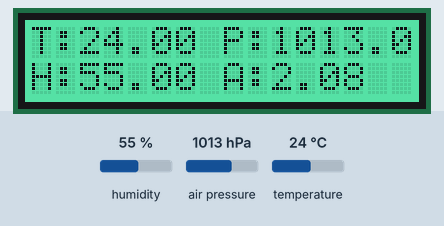
Recording of a sketch running on a simulated Arduino Uno, built with avr-gcc and run on an emulated ATmega328P. Parts: 16×2 character LCD. Inputs (shaded band) come from the test bench; at power-on: humidity 55 %, temperature 24 °C, air pressure 1013 hPa. What the sketch prints to the serial monitor is not drawn.

Above: at 1.2 s.
1.3 s: humidity set to 22 %
At 3.0 s:
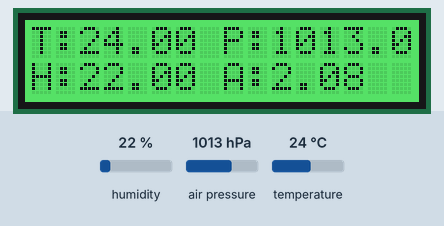
3.7 s: temperature set to 12 °C
At 4.8 s:
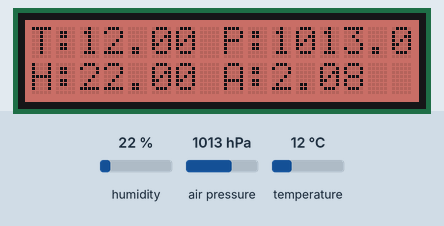
5.9 s: humidity set to 40 %
At 7.7 s:
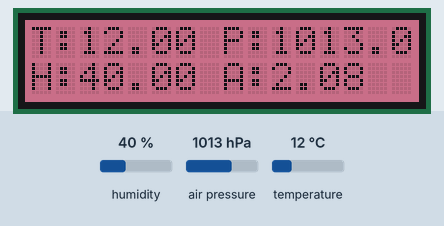
8.0 s: temperature set to 19 °C
At 9.8 s:
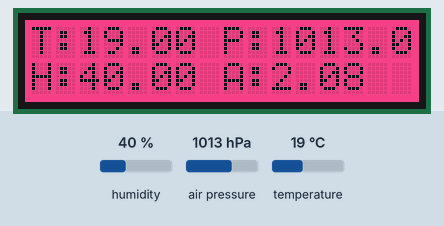
10.1 s: humidity set to 68 %
At 11.6 s:
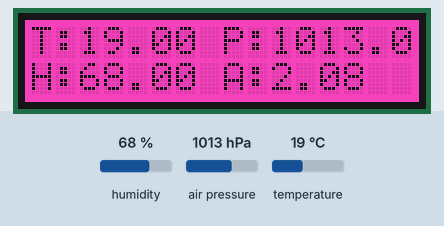
12.3 s: temperature set to 28 °C
At 13.5 s:
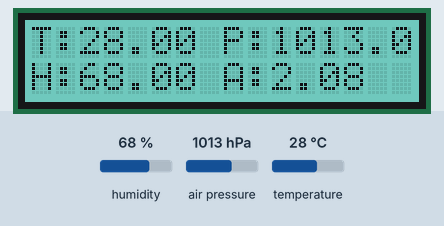
Timing chart, 0 to 15.3 s (numbered marks = the images above; inputs shaded):
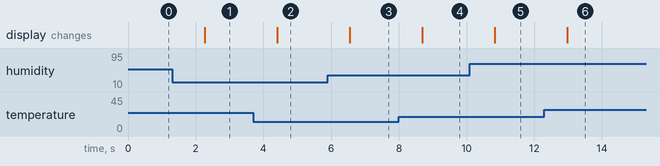

Measured:
- after the input at 1.3 s, the display: changes after 0.97 s (image 1)
- after the input at 3.7 s, the display: changes after 0.71 s (image 2)
- after the input at 5.9 s, the display: changes after 0.65 s (image 3)
- after the input at 8.0 s, the display: changes after 0.69 s (image 4)
- after the input at 10.1 s, the display: changes after 0.73 s (image 5)
- after the input at 12.3 s, the display: changes after 0.67 s (image 6)

The sketch:

bme.ino
```cpp
#include <Wire.h>
#include <Adafruit_Sensor.h>
#include <Adafruit_BME280.h>
#include "rgb_lcd.h"

#define SEALEVELPRESSURE_HPA (1013.25)

Adafruit_BME280 bme; // I2C
rgb_lcd lcd;

unsigned long delayTime;

void setup() {
    Serial.begin(9600);
    bme.begin();
    lcd.begin(16, 2);
    lcd.setRGB(255, 255, 255);
    delayTime = 1000;
}


void loop() {

    float t = bme.readTemperature();
    Serial.print("Temperature = ");
    Serial.print(t);
    Serial.println(" *C");

    float h = bme.readHumidity();
    Serial.print("Humidity = ");
    Serial.print(h);
    Serial.println(" %");

    float p = bme.readPressure() / 100.0F;
    Serial.print("Pressure = ");
    Serial.print(p);
    Serial.println(" hPa");

    float a = bme.readAltitude(SEALEVELPRESSURE_HPA);
    Serial.print("Approx. Altitude = ");
    Serial.print(a);
    Serial.println(" m");

    Serial.println();

    float f = 255*(t-20.0)/(50.0-20.0);

    lcd.setRGB(f, 255-f, h / 100.0 * 255.0);

    lcd.setCursor(0, 0);
    lcd.print("T:");
    lcd.setCursor(2, 0);
    lcd.print(t);

    lcd.setCursor(8, 0);
    lcd.print("P:");
    lcd.setCursor(10, 0);
    lcd.print(p);

    lcd.setCursor(0, 1);
    lcd.print("H:");
    lcd.setCursor(2, 1);
    lcd.print(h);

    lcd.setCursor(8, 1);
    lcd.print("A:");
    lcd.setCursor(10, 1);
    lcd.print(a);

    delay(delayTime);
}
```
